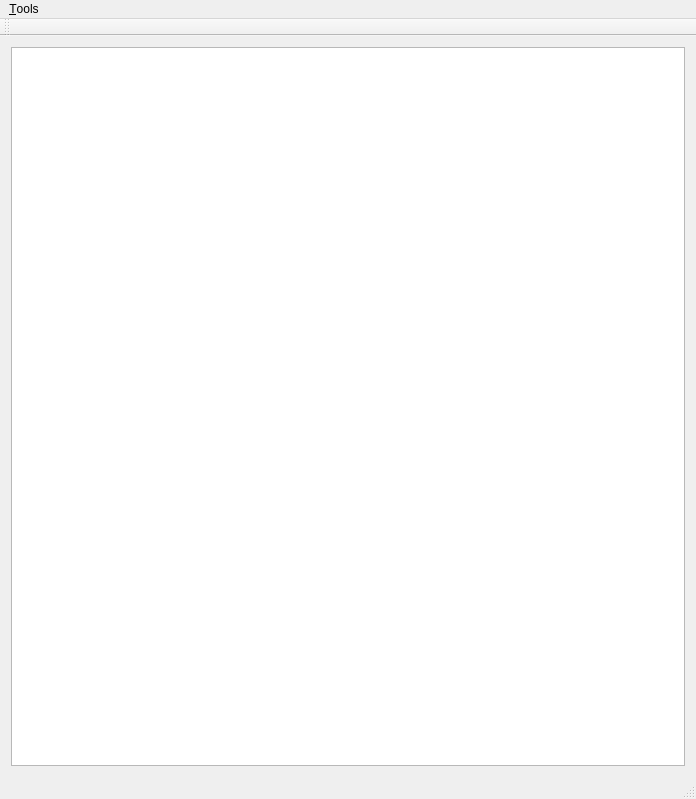
<?xml version="1.0" encoding="UTF-8"?>
<ui version="4.0">
 <class>MainWindow</class>
 <widget class="QMainWindow" name="MainWindow">
  <property name="geometry">
   <rect>
    <x>0</x>
    <y>0</y>
    <width>696</width>
    <height>799</height>
   </rect>
  </property>
  <property name="windowTitle">
   <string>MainWindow</string>
  </property>
  <widget class="QWidget" name="centralWidget">
   <layout class="QHBoxLayout" name="horizontalLayout">
    <item>
     <widget class="QListWidget" name="listWidget"/>
    </item>
   </layout>
  </widget>
  <widget class="QMenuBar" name="menuBar">
   <property name="geometry">
    <rect>
     <x>0</x>
     <y>0</y>
     <width>696</width>
     <height>25</height>
    </rect>
   </property>
   <widget class="QMenu" name="menu_Tools">
    <property name="title">
     <string>&amp;Tools</string>
    </property>
    <addaction name="action_Scan_directory"/>
    <addaction name="action_Scan_directory2"/>
   </widget>
   <addaction name="menu_Tools"/>
  </widget>
  <widget class="QToolBar" name="mainToolBar">
   <attribute name="toolBarArea">
    <enum>TopToolBarArea</enum>
   </attribute>
   <attribute name="toolBarBreak">
    <bool>false</bool>
   </attribute>
  </widget>
  <widget class="QStatusBar" name="statusBar"/>
  <action name="action_Scan_directory">
   <property name="text">
    <string>&amp;Scan directory</string>
   </property>
  </action>
  <action name="action_Scan_directory2">
   <property name="text">
    <string>&amp;Scan directory2</string>
   </property>
  </action>
 </widget>
 <layoutdefault spacing="6" margin="11"/>
 <resources/>
 <connections/>
</ui>
